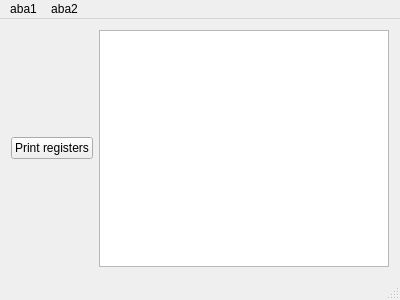
<?xml version="1.0" encoding="UTF-8"?>
<ui version="4.0">
 <class>MainWindow</class>
 <widget class="QMainWindow" name="MainWindow">
  <property name="geometry">
   <rect>
    <x>0</x>
    <y>0</y>
    <width>400</width>
    <height>300</height>
   </rect>
  </property>
  <property name="windowTitle">
   <string>RISC5-SUGAR</string>
  </property>
  <widget class="QWidget" name="centralWidget">
   <layout class="QHBoxLayout" name="horizontalLayout">
    <item>
     <widget class="QPushButton" name="pushButton">
      <property name="text">
       <string>Print registers</string>
      </property>
     </widget>
    </item>
    <item>
     <widget class="QPlainTextEdit" name="plainTextEdit"/>
    </item>
   </layout>
  </widget>
  <widget class="QStatusBar" name="statusBar"/>
  <widget class="QMenuBar" name="menuBar">
   <property name="geometry">
    <rect>
     <x>0</x>
     <y>0</y>
     <width>400</width>
     <height>25</height>
    </rect>
   </property>
   <widget class="QMenu" name="menuaba1">
    <property name="title">
     <string>aba1</string>
    </property>
    <addaction name="actionopcao1"/>
    <addaction name="actionopcao2"/>
   </widget>
   <widget class="QMenu" name="menuaba2">
    <property name="title">
     <string>aba2</string>
    </property>
   </widget>
   <addaction name="menuaba1"/>
   <addaction name="menuaba2"/>
  </widget>
  <action name="actionopcao1">
   <property name="text">
    <string>opcao1</string>
   </property>
  </action>
  <action name="actionopcao2">
   <property name="text">
    <string>opcao2</string>
   </property>
  </action>
 </widget>
 <layoutdefault spacing="6" margin="11"/>
 <resources/>
 <connections/>
</ui>
